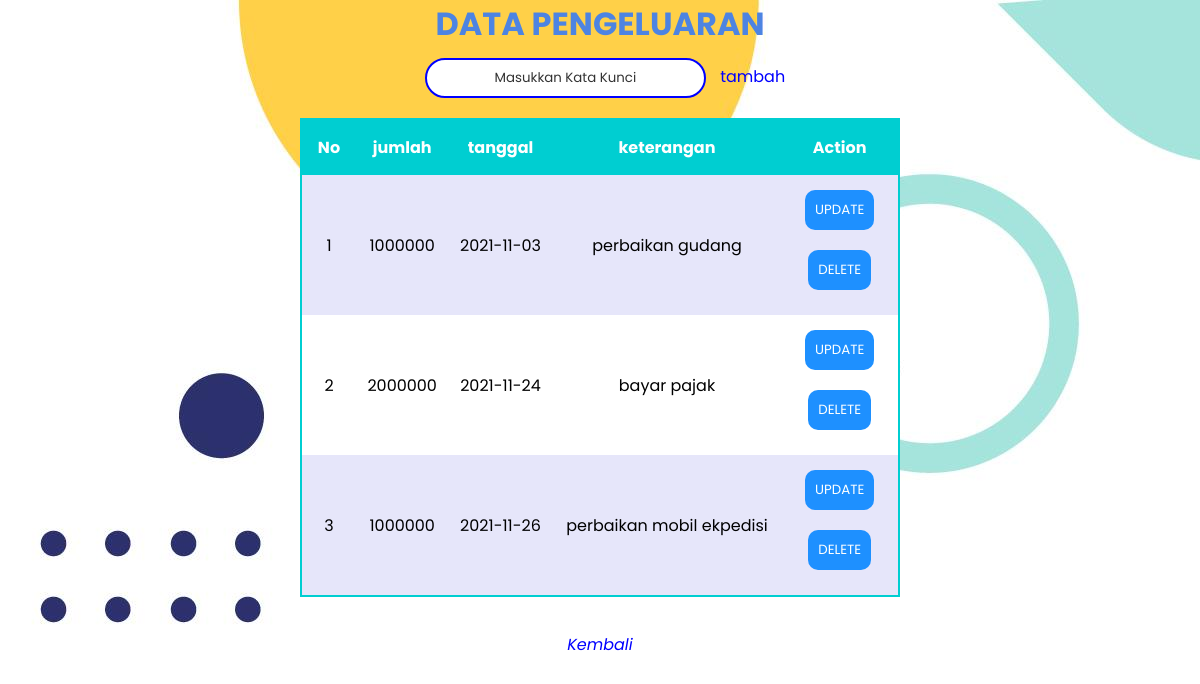
The page /admin/pengeluaran.php (signed in) on the database its author committed.
### tables this page shows
CREATE TABLE `pengeluaran` (
  `id` int(11) NOT NULL,
  `jumlah` int(11) NOT NULL,
  `tanggal` date NOT NULL,
  `keterangan` varchar(255) NOT NULL
);

### admin/pengeluaran.php (the view, shortened to what this page needs)
<?php
require '../koneksi.php';
$read_sql = "SELECT * FROM pengeluaran";
$result = mysqli_query($conn, $read_sql);
$stock = [];
while ($row = mysqli_fetch_assoc($result)) {
    $stock[] = $row;
}
?>
<!DOCTYPE html>
<html lang="en">
<head>
    <link rel = "stylesheet" type = "text/css" href = "../style/style.css";
    <script
    src="https://kit.fontawesome.com/64d58efce2.js"
    ></script>
</head>
<body>
<center>
    <div class="container">
    <h1>DATA PENGELUARAN</h1>
    <input type="text" name="keyword" id="keyword" placeholder="Masukkan Kata Kunci" required>
    <a id="tambah" class="tambah" href="#">tambah</a>
    <div id="table">
        <table class="table" >
            <tr>
                <th>No</th>
                <th><a class="column_sort" id="jumlah" data-order="desc" href="#" >jumlah</a></th>
                <th><a class="column_sort" id="tanggal" data-order="desc" href="#" >tanggal</a></th>
                <th><a class="column_sort" id="keterangan" data-order="desc" href="#" >keterangan</a></th>
                <th>Action</th>
            </tr>
            <?php $i = 1; ?>
            <?php foreach ($stock as $gd) : ?>
                <tr>
                    <td><?= $i; ?></td>
                    <td><?= $gd["jumlah"]; ?></td>
                    <td><?= $gd["tanggal"]; ?></td>
                    <td><?= $gd["keterangan"]; ?></td>
                    <td>
                        <a href="editPengeluaran.php?id=<?= $gd["id"]; ?>"><button class="">UPDATE</button></a>
                        <form action="" method="POST">
                            <button type="submit" name="hapus">DELETE</button>
                        </form>
                    </td>
                </tr>
                <?php $i++; ?>
            <?php endforeach; ?>
        </table>
    </div><br>
        <i class="fas fa-chevron-circle-left"><a href="menu.php">Kembali</a></i><br><br>
    </div>
</center>
</body>
</html>

### style/style.css (style rules this page uses)
* { margin: 0; padding: 0; box-sizing: border-box; font-family: "Poppins", sans-serif; }
body { font-family: sans-serif; margin: 0; background-image: url(../image/5291450.jpg); }
a { text-decoration: none; color: blue; }
form { padding: 10px 10px; color: rgb(29, 133, 218); }
.table { padding: 5px; margin: 10px; border-collapse: collapse; width: 50%; margin-right: 5%; margin-left: 5%; }
td { text-align: center; padding: 10px; }
tr:nth-child(even) { background-color: lavender; }
th { background-color: darkturquoise; color: white; padding: 15px; }
button { padding: 10px 10px; color: white; background-color: dodgerblue; border: 0; border-radius: 10px; cursor: pointer; margin: 5px; }
input { width: auto; height: 40px; border-radius: 50px; border: 2px solid blue; padding: 10px; margin: 10px; }
input::placeholder { text-align: center; color: #333; }
.container h1 { color: #4d84e2; }
.form-container h2, .form-container a, .form-container label, #table a { color: #fff; }
.table { background-color: #fff; border: 2px solid darkturquoise; }

### rows shown on the page
pengeluaran: jumlah "1000000", tanggal "2021-11-03", keterangan "perbaikan gudang"
pengeluaran: jumlah "2000000", tanggal "2021-11-24", keterangan "bayar pajak"
pengeluaran: jumlah "1000000", tanggal "2021-11-26", keterangan "perbaikan mobil ekpedisi"
